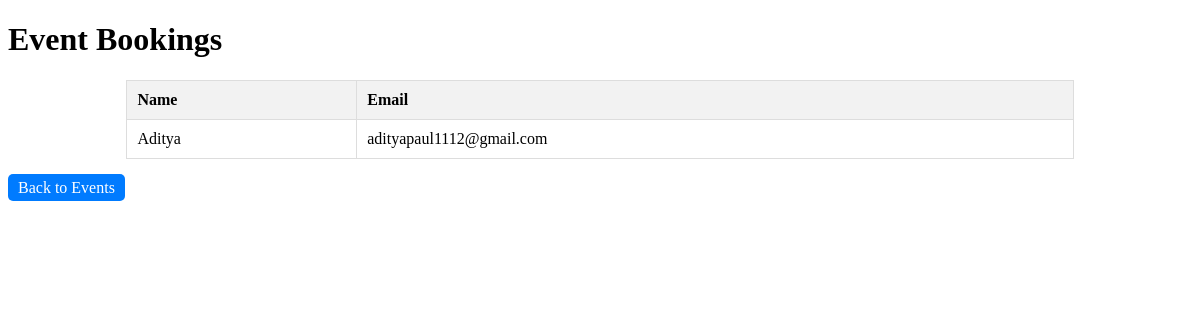
The page /event/1/bookings/ on the database as committed earlier.
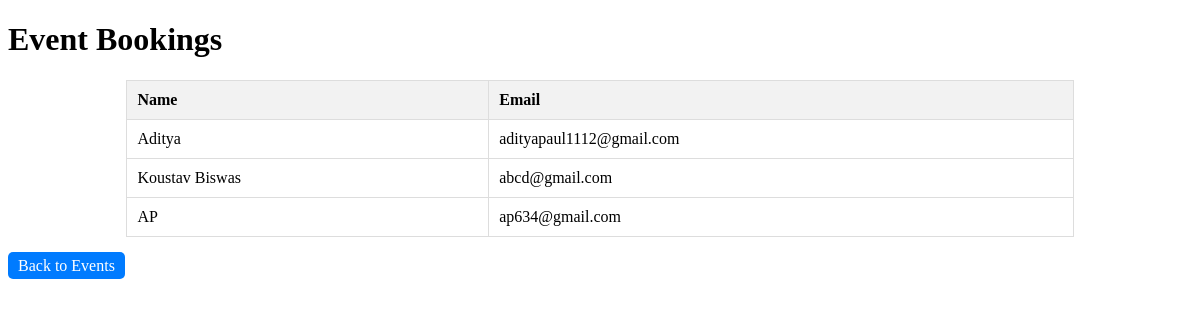
The same page on the database as committed later.
### TicketBooking/models.py (models this page shows, shortened)
class Ticket(models.Model):
    event = models.ForeignKey(Event, on_delete=models.CASCADE)
    name = models.CharField(max_length=30)
    email = models.EmailField()

### TicketBooking/views.py (the view)
# urls.py: path('event/<int:event_id>/bookings/', views.event_bookings, name='event_bookings'),
def event_bookings(request, event_id):
    event = get_object_or_404(Event, id=event_id)
    tickets = Ticket.objects.filter(event=event)
    return render(request, 'event_bookings.html', {'event': event, 'tickets': tickets})

### TicketBooking/Templates/event_bookings.html (shortened to what this page needs)
<!DOCTYPE html>
<html>
<head>
</head>
<body>
    <h1>Event Bookings</h1>
    <table>
        <thead>
            <tr>
                <th>Name</th>
                <th>Email</th>
            </tr>
        </thead>
        <tbody>
            {% for ticket in tickets %}
            <tr>
                <td>{{ ticket.name }}</td>
                <td>{{ ticket.email }}</td>
            </tr>
            {% endfor %}
        </tbody>
    </table>
    <a href="{% url 'event_list' %}" class="btn">Back to Events</a>
</body>
</html>

### TicketBooking/Templates/event_bookings.html (style rules this page uses)
table { width: 80%; margin: 20px auto; border-collapse: collapse; }
th, td { padding: 10px; border: 1px solid #ddd; }
th { background-color: #f2f2f2; text-align: left; }
.btn { padding: 5px 10px; background-color: #007bff; color: #fff; border: none; border-radius: 5px; text-decoration: none; cursor: pointer; }

Rows that differ between the two databases and show on the page:
added Ticket: name "Koustav Biswas", email "abcd@gmail.com"
added Ticket: name "AP", email "ap634@gmail.com"
